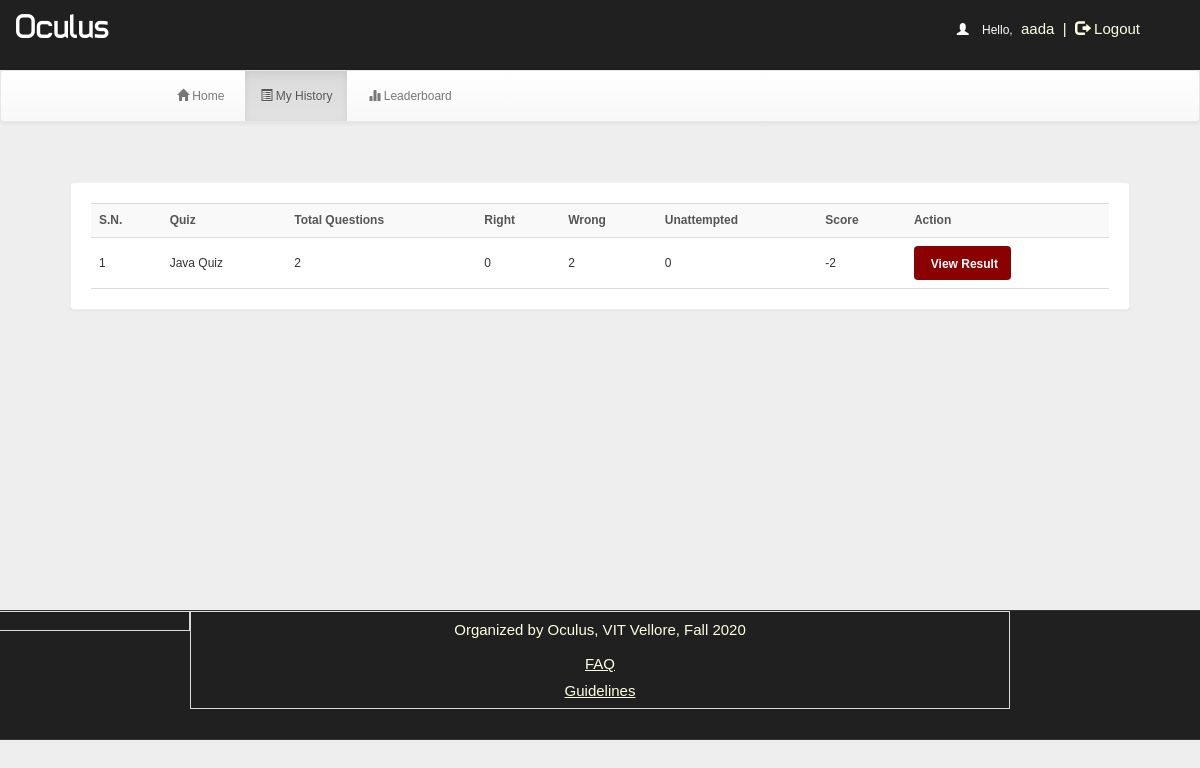
Page /quizzer.php?q=2 (signed in) on the earlier database version.
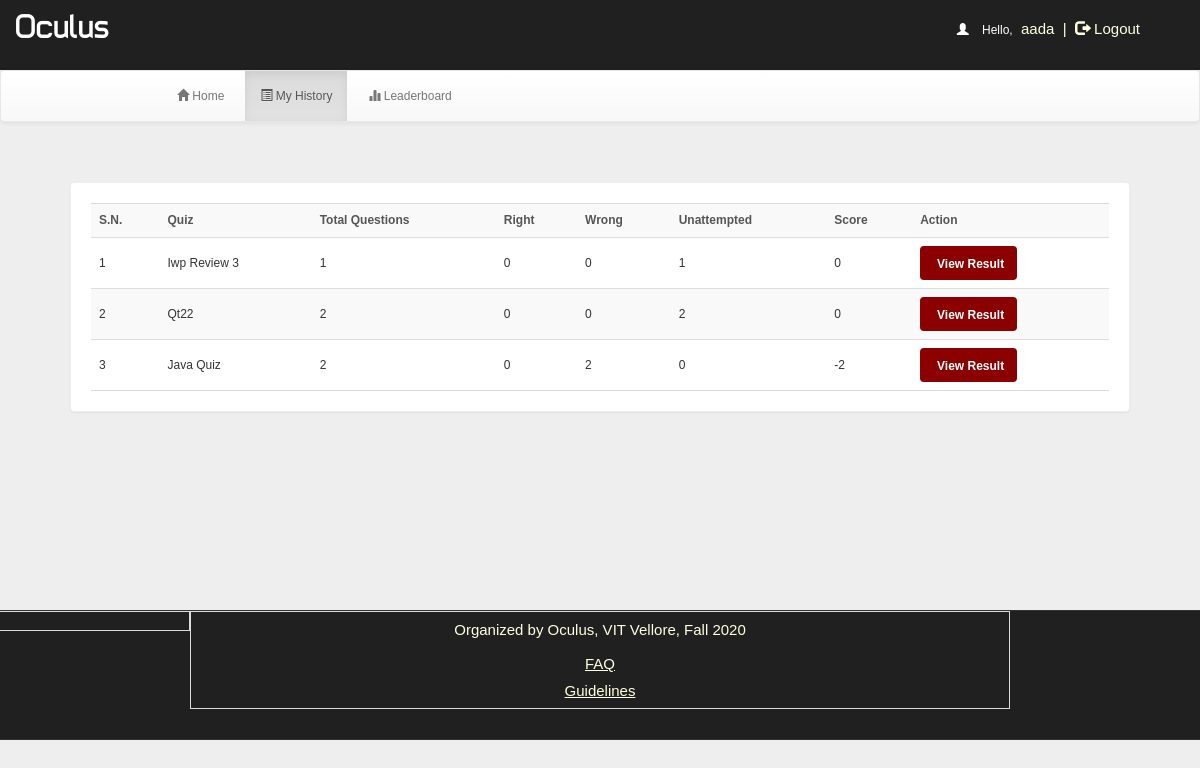
Same page on the later database version.
### tables this page shows
CREATE TABLE `history` (
  `id` int(100) NOT NULL,
  `username` varchar(50) NOT NULL,
  `eid` text NOT NULL,
  `score` int(11) NOT NULL,
  `level` int(11) NOT NULL,
  `correct` int(11) NOT NULL,
  `wrong` int(11) NOT NULL,
  `date` timestamp NOT NULL DEFAULT current_timestamp() ON UPDATE current_timestamp(),
  `timestamp` bigint(50) NOT NULL,
  `status` varchar(40) NOT NULL,
  `score_updated` varchar(10) NOT NULL
);

CREATE TABLE `quiz` (
  `id` int(11) NOT NULL,
  `eid` text NOT NULL,
  `title` varchar(100) NOT NULL,
  `correct` int(11) NOT NULL,
  `wrong` int(11) NOT NULL,
  `total` int(11) NOT NULL,
  `time` bigint(20) NOT NULL,
  `date` timestamp NOT NULL DEFAULT current_timestamp() ON UPDATE current_timestamp(),
  `status` varchar(16) NOT NULL
);

### quizzer.php (the view, shortened to what this page needs)
<!DOCTYPE html PUBLIC "-//W3C//DTD XHTML 1.0 Transitional//EN" "http://www.w3.org/TR/xhtml1/DTD/xhtml1-transitional.dtd">
<html xmlns="http://www.w3.org/1999/xhtml">
<head>
<link rel="stylesheet" href="alertifyjs/css/alertify.min.css"/>
<link rel="stylesheet" href="alertifyjs/css/themes/default.min.css"/>
<link rel="stylesheet" href="assets/css/main.css" />
<link  rel="stylesheet" href="app/css/bootstrap.min.css"/>
 <link  rel="stylesheet" href="app/css/bootstrap-theme.min.css"/>
 <link rel="stylesheet" href="app/css/main.css">
 <link  rel="stylesheet" href="app/css/font.css">
</head>
<body>
<div class="header">
<div class="row">
<div class="col-lg-6">
<span class="logo">Oculus</span></div>
<div class="col-md-4 col-md-offset-2">
 <?php
require_once 'mysqlConfig.php';
if (!(isset($_SESSION['username']))) {
    header("location:index.php");
} else {
    $username = $_SESSION['username'];
    echo '<span class="pull-right top title1" ><span style="color:white"><span class="glyphicon glyphicon-user" aria-hidden="true"></span>&nbsp;&nbsp;&nbsp;&nbsp;Hello,</span> <span class="log log1" style="color:lightyellow">' . $username . '&nbsp;&nbsp;|&nbsp;&nbsp;<a href="logout.php?q=quizzer.php" style="color:lightyellow"><span class="glyphicon glyphicon-log-out" aria-hidden="true"></span>&nbsp;Logout</button></a></span>';
}
?>
</div>
</div></div>
<div class="bg">
<nav class="navbar navbar-default title1">
  <div class="container-fluid">
    <div class="navbar-header">
      <a class="navbar-brand" href="#"><b>&nbsp;&nbsp;&nbsp;&nbsp;&nbsp;&nbsp;&nbsp;&nbsp;&nbsp;&nbsp;&nbsp;&nbsp;&nbsp;&nbsp;&nbsp;&nbsp;&nbsp;&nbsp;&nbsp;&nbsp;&nbsp;&nbsp;&nbsp;&nbsp;&nbsp;</b></a>
    </div>
    <div class="collapse navbar-collapse" id="bs-example-navbar-collapse-1">
      <ul class="nav navbar-nav">
        <li <?php
if (@$_GET['q'] == 1)
    echo 'class="active"';
?> ><a href="quizzer.php?q=1"><span class="glyphicon glyphicon-home" aria-hidden="true"></span>&nbsp;Home<span class="sr-only">(current)</span></a></li>
        <li <?php
if (@$_GET['q'] == 2)
    echo 'class="active"';
?>><a href="quizzer.php?q=2"><span class="glyphicon glyphicon-list-alt" aria-hidden="true"></span>&nbsp;My History</a></li>
    <li <?php
if (@$_GET['q'] == 3)
    echo 'class="active"';
?>><a href="quizzer.php?q=3"><span class="glyphicon glyphicon-stats" aria-hidden="true"></span>&nbsp;Leaderboard</a></li></ul>
      </div>
  </div>
</nav>
<div class="container">
<div class="row">
<div class="col-md-12">
<?php
if (@$_GET['q'] == 2) {
    $q = mysqli_query($sql_api, "SELECT * FROM history WHERE username='$username' AND status='finished' ORDER BY date DESC ") or die('Error197');
    echo '<div class="panel title">
<table class="table table-striped title1" >
<tr><td style="vertical-align:middle"><b>S.N.</b></td><td style="vertical-align:middle"><b>Quiz</b></td><td style="vertical-align:middle"><b>Total Questions</b></td><td style="vertical-align:middle"><b>Right</b></td><td style="vertical-align:middle"><b>Wrong<b></td><td style="vertical-align:middle"><b>Unattempted<b></td><td style="vertical-align:middle"><b>Score</b></td><td style="vertical-align:middle"><b>Action<b></td></tr>';
    $c = 0;
    while ($row = mysqli_fetch_array($q)) {
        $eid = $row['eid'];
        $s   = $row['score'];
        $w   = $row['wrong'];
        $r   = $row['correct'];
        $q23 = mysqli_query($sql_api, "SELECT * FROM quiz WHERE  eid='$eid' ") or die('Error208');
        while ($row = mysqli_fetch_array($q23)) {
            $title = $row['title'];
            $total = $row['total'];
        }
        $c++;
        echo '<tr><td style="vertical-align:middle">' . $c . '</td><td style="vertical-align:middle">' . $title . '</td><td style="vertical-align:middle">' . $total . '</td><td style="vertical-align:middle">' . $r . '</td><td style="vertical-align:middle">' . $w . '</td><td style="vertical-align:middle">' . ($total - $r - $w) . '</td><td style="vertical-align:middle">' . $s . '</td><td style="vertical-align:middle"><b><a href="quizzer.php?q=result&eid=' . $eid . '" class="btn" style="margin:0px;background:darkred;color:white">&nbsp;<span class="title1"><b style="color:white;">View Result</b></td></tr>';
    }
    echo '</table></div>';
}
?>
</div></div></div></div>
<div class="row footer" style="float:bottom;">
 <div class="col-md-2 box"></div>
<div class="col-md-8 box">
<span href="#" data-target="#login" style="color:lightyellow">Organized by Oculus, VIT Vellore, Fall 2020<br><br>
    <p><a style="color:lightyellow" href = "compatibility/FAQ.html"><u>FAQ</u></a></p>
    <p><a style="color:lightyellow" href = "compatibility/guidelines.html"><u>Guidelines</u></a></p>
</span></div></div>
</body>
</html>

Differences in the rows shown:
added history: quiz.title "Iwp Review 3", quiz.total "1", correct "0", wrong "0", score "0"
added history: quiz.title "Qt22", quiz.total "2", correct "0", wrong "0", score "0"
